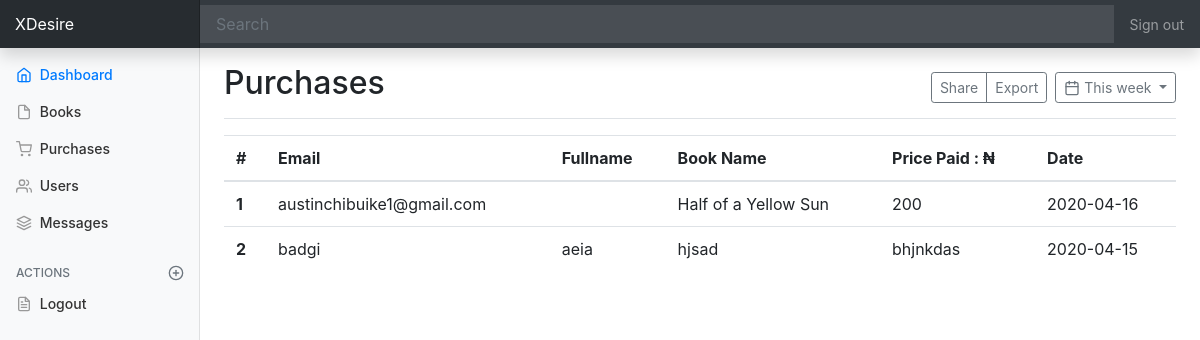
The app's page /purchases with its own data.
### app.py (models this page shows, shortened)
class Purchases(db.Model):
    id = db.Column(db.Integer, primary_key=True)
    email = db.Column(db.String(200), nullable= False)
    fullname = db.Column(db.String(200) ,nullable=False)
    bookname = db.Column(db.String(200) ,nullable=False)
    price = db.Column(db.String(200) ,nullable=False)
    dateadded= db.Column(db.DateTime, default=datetime.utcnow)

### app.py (the view)
@app.route('/purchases')
def purchases():
    purchases = Purchases.query.order_by(Purchases.dateadded.desc()).all()
    return render_template('admin/purchases.html',purchases=purchases )

### templates/admin/purchases.html (shortened to what this page needs)
{%  extends 'admin/navbar.html' %}
{% block extracss %}  <link rel="stylesheet" href="{{  url_for('static', filename='css/dashboard.css')  }}"  type="text/css"/>
{% endblock %}
{% block content %}
          <main role="main" class="col-md-9 ml-sm-auto col-lg-10 px-4">
            <div class="d-flex justify-content-between flex-wrap flex-md-nowrap align-items-center pt-3 pb-2 mb-3 border-bottom">
              <h1 class="h2">Purchases</h1>
              <div class="btn-toolbar mb-2 mb-md-0">
                <div class="btn-group mr-2">
                  <button type="button" class="btn btn-sm btn-outline-secondary">Share</button>
                  <button type="button" class="btn btn-sm btn-outline-secondary">Export</button>
                </div>
                <button type="button" class="btn btn-sm btn-outline-secondary dropdown-toggle">
                  <span data-feather="calendar"></span>
                  This week
                </button>
              </div>
            </div>
            <table class="table">
                <thead>
                  <tr>
                    <th scope="col">#</th>
                    <th scope="col">Email</th>
                    <th scope="col">Fullname</th>
                    <th scope="col">Book Name</th>
                    <th scope="col">Price Paid : ₦</th>
                    <th scope="col">Date</th>
                  </tr>
                </thead>
                <tbody>
                  {% for item in purchases %}
                  <tr>
                    <th scope="row">{{ loop.index }}</th>
                    <td>{{ item.email }}</td>
                    <td>{{ item.fullname }}</td>
                    <td>{{item.bookname}}</td>
                    <td>{{item.price}}</td>
                    <td>{{item.dateadded.date()}}</td>
                  </tr>
                  {% endfor %}
                </tbody>
              </table>
          </main>
      {% endblock %}

### static/css/dashboard.css (style rules this page uses)
body { font-size: .875rem; }
.feather { width: 16px; height: 16px; vertical-align: text-bottom; }
[role="main"] { padding-top: 133px; }
@media (min-width: 768px) { [role="main"] { padding-top: 48px; } }

### records on screen
Purchases: email "austinchibuike1@gmail.com", bookname "Half of a Yellow Sun", price "200", dateadded "2020-04-16"
Purchases: email "badgi", fullname "aeia", bookname "hjsad", price "bhjnkdas", dateadded "2020-04-15"
